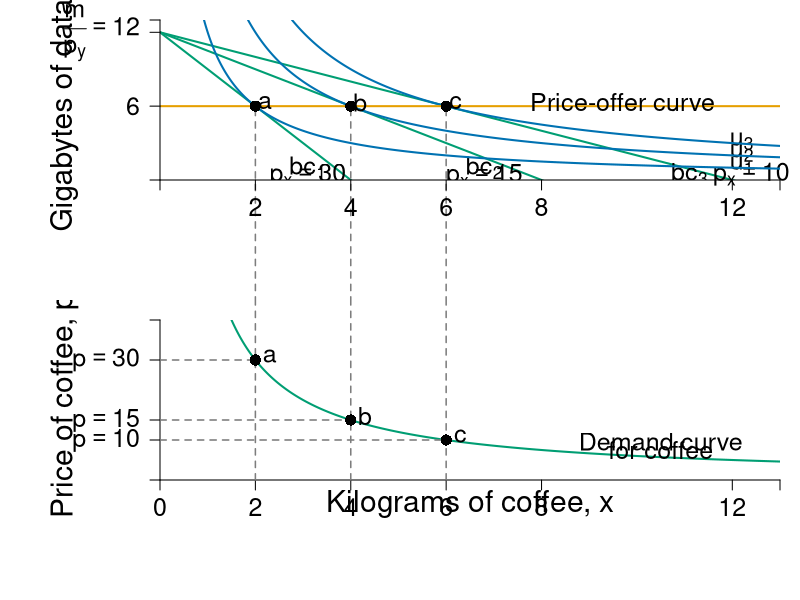

Write R code to recreate this figure.
#Graph Designer: Simon Halliday
#Authors: Bowles and Halliday
#Title: Microeconomics: Competition, Conflict and Coordination

library(shape)
pdf(file = "indmarketdemand/cd_coffee_stacked.pdf", width = 9, height = 14)

#Set parameters for graphics
pointsize <- 1.8
axislabelsize <- 1.8
labelsize <- 1.5
namesize <- 1.8
annotatesize <- 1.5
graphlinewidth <- 2
segmentlinewidth <- 1.5


COL <- c("#7fc97f", "#beaed4", "#fdc086", "#ffff99", "#386cb0", "#f0027f", "#bf5b17", "#666666")
COLA <- c("#e0f3db", "#99d8c9","#66c2a4","#41ae76", "#238b45", "#005824")
COLB <- c("#4eb3d3", "#2b8cbe", "#0868ac","#084081")
grays <- gray.colors(25, start = 1, end = 0)
CBCols <- c("#009E73","#0072B2","#E69F00","#CC79A7", "#F0E442")


#Edited the margins to cater for the larger LHS labels
par(mar =  c(6, 8, 1, 1), mfrow = c(2,1))


# demandcd ----------------------------------------------------------------


uA <- function(x, y, alpha = 0.5) {
  x^(alpha)*y^(1 - alpha)
}

bcA <- function(x, w = 20, p = 2) {
  w - p*x
}


xlims <- c(0, 13)
ylims <- c(0, 13)

npts <- 501 
x <- seq(xlims[1], xlims[2], length.out = npts)
y <- seq(ylims[1], ylims[2], length.out = npts) 
a <- c(sqrt(2)*sqrt(6), 2*sqrt(6), 6)

plot(0, 0, xlim = xlims, ylim = ylims, type = "n",
     xlab = expression(paste("")),
     ylab = expression(paste("")), 
     xaxt = "n", 
     yaxt = "n", 
     cex.lab = axislabelsize, 
     bty = "n",
     xaxs = "i", 
     yaxs = "i")

ticksy <- c(0, 6, 12, ylims[2])
ylabels <- c(NA, 6, expression(paste(frac(m,p[y])==12 )), NA)
ticksx <- c(0, 2, 4, 6, 8, 12, xlims[2])
xlabels <- c(NA, 2, 4, 6, 8, 12, NA)


npts <- 500 
xx1 <- seq(xlims[1], xlims[2], length.out = npts)

lines(xx1, bcA(xx1, w = 12, p = 1), col = CBCols[1], lwd = graphlinewidth)
lines(xx1, bcA(xx1, w = 12, p = 1.5), col = CBCols[1], lwd = graphlinewidth)
lines(xx1, bcA(xx1, w = 12, p = 3), col = CBCols[1], lwd = graphlinewidth)
#lines(xx1, indiffA1(xx1, uA = 20, rmax = 2.5, xmax = 10), col = COLB[4], lwd = graphlinewidth)


#Label Axes
#mtext(expression(paste("Kilograms of coffee, ", x)), side=1, line = 2.5, cex = axislabelsize)

#text(0.5*xlims[2], -2, expression(paste("Kilograms of coffee, ", x)), xpd = TRUE, cex = axislabelsize) 
text(-2, 0.5*ylims[2], expression(paste("Gigabytes of data, ", y)), xpd = TRUE, cex = axislabelsize, srt = 90) 

#segments(0, 6, 6, 6, lty = 2, col = grays[20] , lwd = segmentlinewidth, xpd = TRUE)
segments(2, -10, 2, 6, lty = 2, col = grays[20] , lwd = segmentlinewidth, xpd = TRUE)
segments(4, -10, 4, 6, lty = 2, col = grays[20] , lwd = segmentlinewidth, xpd = TRUE)
segments(6, -10, 6, 6, lty = 2, col = grays[20] , lwd = segmentlinewidth, xpd = TRUE)

#Label the budget curve functions for the HG, Aisha
text(3.1, 1, expression(bc[1]), cex = annotatesize)
text(3.1, 0.4, expression(p[x] ==30), cex = annotatesize)
text(6.8, 1, expression(bc[2]), cex = annotatesize)
text(6.8, 0.4, expression(p[x] == 15), cex = annotatesize)

text(11.1, 0.5, expression(bc[3]), cex = annotatesize)
text(12.4, 0.5, expression(p[x] == 10), cex = annotatesize, xpd = TRUE)


#adding iso-welfare functions:

#Label the iso-welfare functions for the HG, Aisha
text(12.2, 1.2, expression(u[1]), cex = annotatesize)
text(12.2, 2.2, expression(u[2]), cex = annotatesize)
text(12.2, 3.15, expression(u[3]), cex = annotatesize)
#text(6.6, 8.3, expression(u[4]^A))

contour(x, y, 
        outer(x, y, uA),
        drawlabels = FALSE,
        col = CBCols[2],
        lwd = graphlinewidth,
        levels = a, 
        xaxs = "i", 
        yaxs = "i", 
        add = TRUE)

abline(h=6, col=CBCols[3], lwd=graphlinewidth)


points(2, 6, pch = 16, col = "black", cex = 1.5)
text(2.2, 6.3, expression(a), cex = annotatesize)
points(4, 6, pch = 16, col = "black", cex = 1.5)
text(4.2, 6.3, expression(b), cex = annotatesize)
points(6, 6, pch = 16, col = "black", cex = 1.5)
text(6.2, 6.3, expression(c), cex = annotatesize)

#Arrows(8.5, 6, 6.5, 6, col = "black", lty = 1, lwd = 2, arr.type = "triangle", arr.lwd = 0.5)
text(9.7, 6.3, expression(paste("Price-offer curve")), cex = annotatesize)

axis(1, at = ticksx, pos = 0, labels = xlabels, cex.axis = labelsize)
axis(2, at = ticksy, pos = 0, labels = ylabels, las = 1, cex.axis = labelsize)


# cd_demand_coffeedata ----------------------------------------------------


ppf <- function(x, slope = 1, bary = 20) {
  bary - slope * x
}

demand <- function(x, alpha = 0.5, endowment = 12){
  (endowment*alpha)/x
}

uFn <- function(x, y, alpha = 0.8){
  ((x)^alpha)*(y^(1-alpha))
}

indiffA <- function(x, ubar = uFn(8,2) - 1, alpha = 0.3) {
  (ubar/ ((x)^alpha))^(1/ (1 - alpha))
}

ylims <- c(0, 4)
xlims <- c(0, 13)

npts <- 501 
x <- seq(xlims[1], xlims[2], length.out = npts)
y <- seq(ylims[1], ylims[2], length.out = npts) 
a <- c(uFn(16, 2), uFn(16, 4), uFn(16, 8)) #alpha = 0.8

plot(0, 0, xlim = xlims, ylim = ylims, type = "n",
     xlab = expression(paste("")),
     ylab = expression(paste("")), 
     xaxt = "n", 
     yaxt = "n", 
     cex.lab = axislabelsize, 
     bty = "n", 
     xaxs = "i", 
     yaxs = "i"
)


ticksx <- c(0, 2, 4, 6, 8, 12, 13)
xlabels <- c(0, 2, 4, 6, 8, 12, NA)
ticksy <- c(ylims[1], 1, 1.5, 3, ylims[2])
ylabels <- c(NA, expression(paste(p == 10)), expression(paste(p == 15)), expression(paste(p == 30)), NA)

axis(1, at = ticksx, pos = 0, labels = xlabels, cex.axis = labelsize)
axis(2, at = ticksy, pos = 0, labels = ylabels, las = 1, cex.axis = labelsize)

npts <- 500 
xx1 <- seq(xlims[1], xlims[2], length.out = npts)
xx2 <- seq(0, xlims[2], length.out = npts)
xx3 <- seq(xlims[1], 0, length.out = npts)

#Draw the graphs
lines(xx1, demand(xx1), col = CBCols[1], lwd = graphlinewidth)

#Axis labels
text(0.5*xlims[2], -.6, expression(paste("Kilograms of coffee, ", x)), xpd = TRUE, cex = axislabelsize) 
text(-2, 0.5*ylims[2], expression(paste("Price of coffee, ", p[x])), xpd = TRUE, cex = axislabelsize, srt = 90) 

#Add mrs = mrt at i
text(11, 16.75, expression(paste("for ", alpha == 0.5, " and ", m == 100)), cex = labelsize)
text(11, 15.25, expression(paste("then ", x == 5)), cex = labelsize)
text(11, 16, expression(paste("when ", p[x] == 10)), cex = labelsize)
Arrows(10, 15, 5.5, 10.5, col = "black", lty = 1, lwd = 2, arr.type = "triangle", arr.lwd = 0.5)

#Label the indifference curves
text(8.1, 38, expression(u[1]^A), cex = labelsize)
text(9.5, 38, expression(u[2]^A), cex = labelsize)
text(11.3, 38, expression(u[3]^A), cex = labelsize)

#Label the feasible frontiers
text(10.5, 0.95, expression(paste("Demand curve")), cex = labelsize)
text(10.5, 0.75, expression(paste("for coffee")), cex = labelsize)
text(14, 6, expression(paste(x == frac(alpha*m, p[x]), " or")), cex = labelsize)
text(14, 4.5, expression(paste(p[x] == frac(alpha*m, x))), cex = labelsize)

#Vector of quantity demanded from the adjacent figure
demandx <- c(2, 4, 6)
#Segments for the prices and quantities
segments(0, demand(demandx[1]), demandx[1], demand(demandx[1]), lty = 2, col = grays[20], lwd = segmentlinewidth)
segments(demandx[1], 0, demandx[1], demand(demandx[1]) + 1.5, lty = 2, col = grays[20], lwd = segmentlinewidth, xpd = TRUE)
segments(0, demand(demandx[2]), demandx[2], demand(demandx[2]), lty = 2, col = grays[20], lwd = segmentlinewidth)
segments(demandx[2], 0, demandx[2], demand(demandx[2]) + 3.5, lty = 2, col = grays[20], lwd = segmentlinewidth, xpd = TRUE)
segments(0, demand(demandx[3]), demandx[3], demand(demandx[3]), lty = 2, col = grays[20], lwd = segmentlinewidth)
segments(demandx[3], 0, demandx[3], demand(demandx[3]) + 4.5, lty = 2, col = grays[20], lwd = segmentlinewidth, xpd = TRUE)

points(demandx[1], demand(demandx[1]), pch = 16, col = "black", cex = 1.5)
points(demandx[2], demand(demandx[2]), pch = 16, col = "black", cex = 1.5)
points(demandx[3], demand(demandx[3]), pch = 16, col = "black", cex = 1.5)

text(demandx[1] + 0.3, demand(demandx[1]) + 0.1, 
     expression(paste(a)), cex = annotatesize)

text(demandx[2] + 0.3, demand(demandx[2]) + 0.1, 
     expression(paste(b)), cex = annotatesize)

text(demandx[3] + 0.3, demand(demandx[3]) + 0.1, 
     expression(paste(c)), cex = annotatesize)

dev.off()
